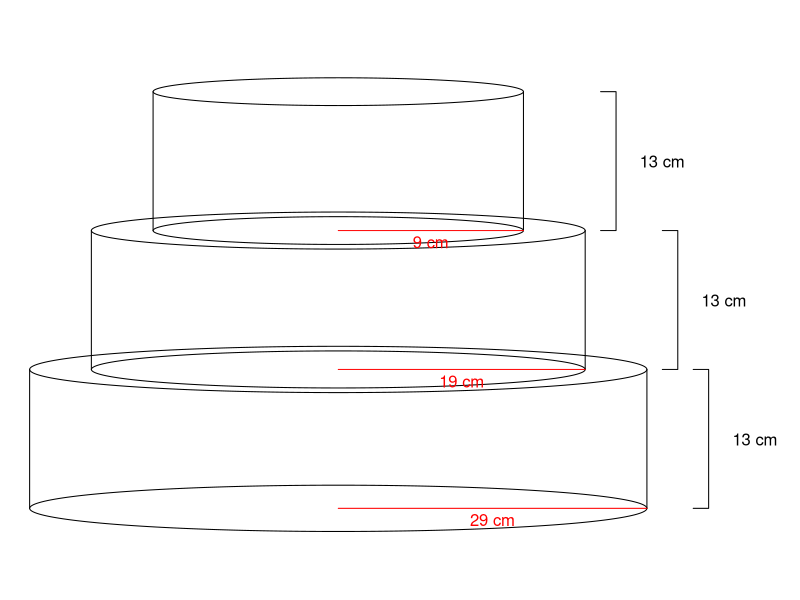

Write R code to recreate this figure.
## ---- chunk 1
options(scipen=99)
h = sample(8:20,1)
r1 = sample(6:15,1)
rstep = sample(4:10,1)
r2 = r1+rstep
r3 = r2+rstep

v1 = signif(pi*r1^2*h,5)
v2 = signif(pi*r2^2*h,5)
v3 = signif(pi*r3^2*h,5)
V = signif(sum(c(v1,v2,v3)),3)

atop = pi*r1^2
la1 = h*2*pi*r1
la2 = h*2*pi*r2
la3 = h*2*pi*r3
A = sum(c(atop,la1,la2,la3))

rho = round(runif(1,0.3,0.9),2)

mass = V*rho

extol = mass/100

## ---- chunk 2
par(mar=c(0,0,0,0))
plot(0,0,"n",axes=F,ann=F,xlim=c(-1,1.4),ylim=c(-1.2,1.2))
th = seq(0,2*pi,pi/100)
lines(cos(th),0.1*sin(th)-0.9)
lines(cos(th),0.1*sin(th)-0.3)
lines(c(-1,-1),c(-0.9,-0.3))
lines(c(1,1),c(-0.9,-0.3))
lines(c(0,1),c(-0.9,-0.9),col="red")
text(0.5,-0.95,paste0(r3," cm"),col="red")

lines(0.8*cos(th),0.8*0.1*sin(th)-0.3)
lines(0.8*cos(th),0.8*0.1*sin(th)+0.3)
lines(c(-0.8,-0.8),c(-0.3,0.3))
lines(c(0.8,0.8),c(-0.3,0.3))
lines(c(0,0.8),c(-0.3,-0.3),col="red")
text(0.4,-0.35,paste0(r2," cm"),col="red")

lines(0.6*cos(th),0.6*0.1*sin(th)+0.3)
lines(0.6*cos(th),0.6*0.1*sin(th)+0.9)
lines(c(-0.6,-0.6),c(0.3,0.9))
lines(c(0.6,0.6),c(0.3,0.9))
lines(c(0,0.6),c(0.3,0.3),col="red")
text(0.3,0.25,paste0(r1," cm"),col="red")

lines(c(1.05,1.1,1.1,1.05)-0.2,c(0.3,0.3,0.9,0.9))
text(1.05,0.6,paste0(h," cm"))

lines(c(1.05,1.1,1.1,1.05),c(-0.3,-0.3,0.3,0.3))
text(1.05+0.2,0,paste0(h," cm"))

lines(c(1.05,1.1,1.1,1.05)+0.1,c(-0.3,-0.3,-0.9,-0.9))
text(1.05+0.3,-0.6,paste0(h," cm"))
